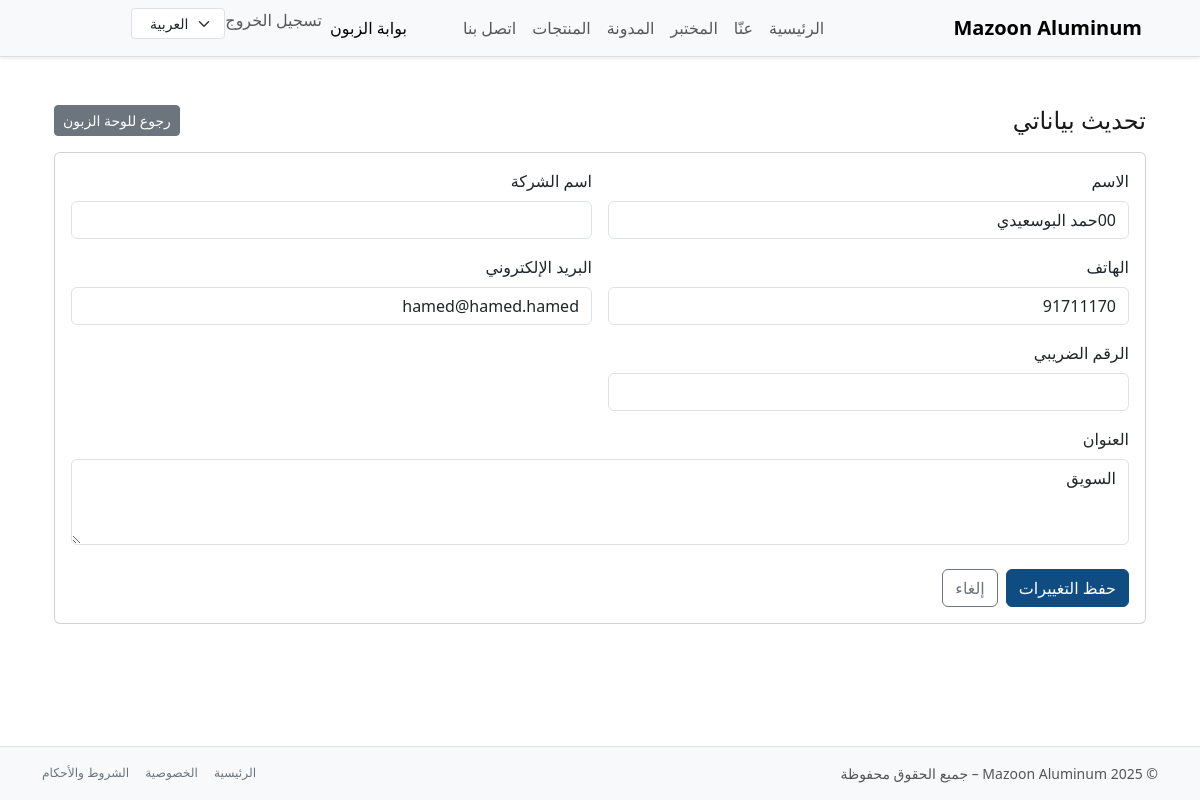
Page /ar/portal/profile/ (signed in) on the earlier database version.
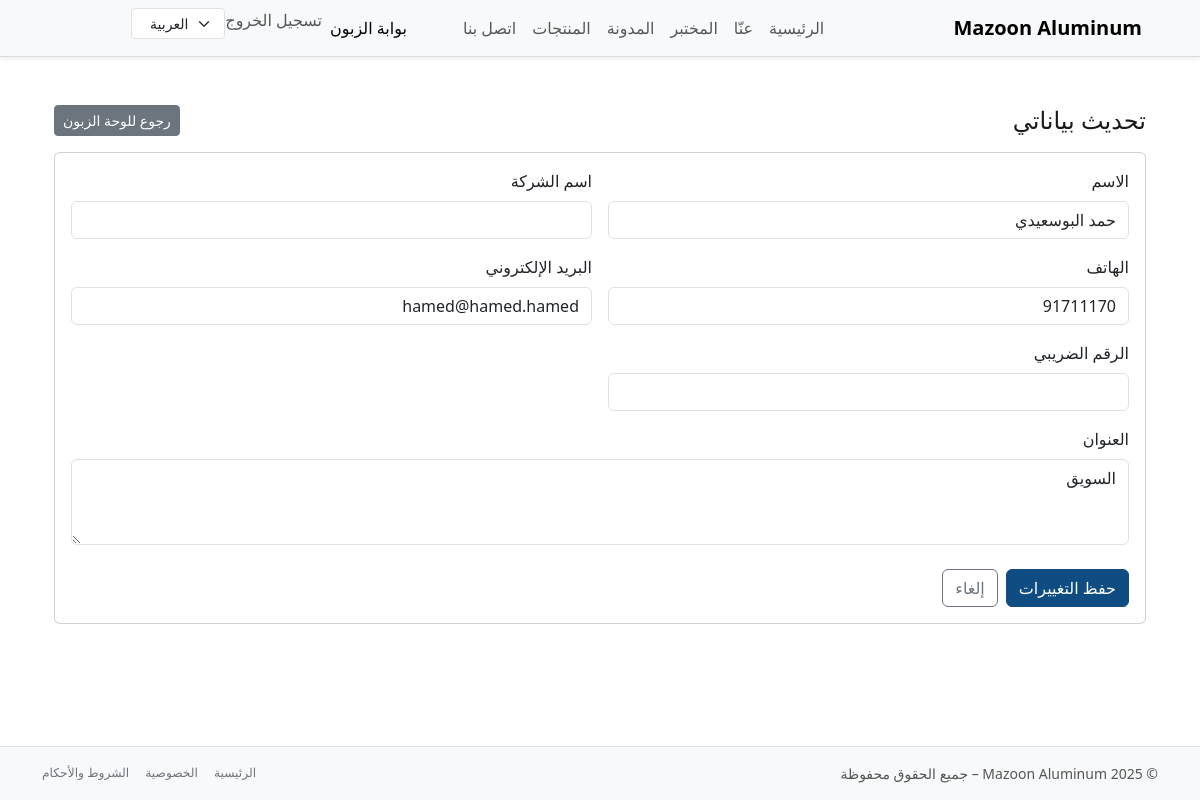
Same page on the later database version.
### accounting/models.py (models this page shows, shortened)
class Customer(models.Model):
    user = models.OneToOneField(
        settings.AUTH_USER_MODEL,
        on_delete=models.SET_NULL,
        null=True,
        blank=True,
        related_name="customer_profile",
        help_text="Optional: link to a Django user for portal access.",
    )
    name = models.CharField(max_length=255)
    phone = models.CharField(max_length=50, blank=True)
    email = models.EmailField(blank=True)
    company_name = models.CharField(max_length=255, blank=True)
    tax_number = models.CharField(
        max_length=50,
        blank=True,
        help_text="Optional: VAT / Tax ID if applicable.",
    )
    address = models.TextField(blank=True)
    created_at = models.DateTimeField(auto_now_add=True)
    class Meta:
        ordering = ("name", "id")

### portal/views.py (the view, shortened to what this page needs)
# urls.py: path("profile/", PortalProfileUpdateView.as_view(), name="profile"),
class PortalProfileUpdateView(CustomerPortalMixin, UpdateView):
    model = Customer
    form_class = CustomerProfileForm
    template_name = "portal/profile_form.html"
    context_object_name = "customer"
    def get_object(self, queryset=None):
        return self.customer

### accounting/forms.py
class CustomerProfileForm(forms.ModelForm):
    class Meta:
        model = Customer
        fields = [
            "name",
            "company_name",
            "phone",
            "email",
            "tax_number",
            "address",
        ]
        widgets = {
            "name": forms.TextInput(attrs={"class": "form-control"}),
            "company_name": forms.TextInput(attrs={"class": "form-control"}),
            "phone": forms.TextInput(attrs={"class": "form-control"}),
            "email": forms.EmailInput(attrs={"class": "form-control"}),
            "tax_number": forms.TextInput(attrs={"class": "form-control"}),
            "address": forms.Textarea(attrs={"class": "form-control", "rows": 3}),
        }

### portal/views.py (called while the page is built)
    def dispatch(self, request, *args, **kwargs):
        if not request.user.is_authenticated:
            return redirect_to_login(request.get_full_path())
        try:
            self.customer = Customer.objects.select_related("user").get(user=request.user)
        except Customer.DoesNotExist:
            raise PermissionDenied("لا يوجد حساب زبون مرتبط بهذا المستخدم.")
        return super().dispatch(request, *args, **kwargs)

### templates/portal/profile_form.html (shortened to what this page needs)
{% extends "base.html" %}
{% block content %}
<div class="container py-4">
  <div class="d-flex justify-content-between align-items-center mb-3">
    <h1 class="h4 mb-0">تحديث بياناتي</h1>
    <a href="{% url 'portal:dashboard' %}" class="btn btn-secondary btn-sm">
      رجوع للوحة الزبون
    </a>
  </div>
  <div class="card">
    <div class="card-body">
      <form method="post" novalidate>
        <div class="row g-3">
          <div class="col-md-6">
            <label for="{{ form.name.id_for_label }}" class="form-label">الاسم</label>
            {{ form.name }}
          </div>
          <div class="col-md-6">
            <label for="{{ form.company_name.id_for_label }}" class="form-label">اسم الشركة</label>
            {{ form.company_name }}
          </div>
          <div class="col-md-6">
            <label for="{{ form.phone.id_for_label }}" class="form-label">الهاتف</label>
            {{ form.phone }}
          </div>
          <div class="col-md-6">
            <label for="{{ form.email.id_for_label }}" class="form-label">البريد الإلكتروني</label>
            {{ form.email }}
          </div>
          <div class="col-md-6">
            <label for="{{ form.tax_number.id_for_label }}" class="form-label">الرقم الضريبي</label>
            {{ form.tax_number }}
          </div>
          <div class="col-md-12">
            <label for="{{ form.address.id_for_label }}" class="form-label">العنوان</label>
            {{ form.address }}
          </div>
        </div>
        <div class="mt-4 d-flex gap-2">
          <button type="submit" class="btn btn-primary">
            حفظ التغييرات
          </button>
          <a href="{% url 'portal:dashboard' %}" class="btn btn-outline-secondary">
            إلغاء
          </a>
        </div>
      </form>
    </div>
  </div>
</div>
{% endblock %}

Differences in the rows shown:
changed Customer "hamed@hamed.hamed": name "00حمد البوسعيدي" → "حمد البوسعيدي"
